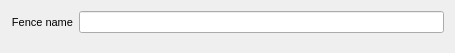
<?xml version="1.0" encoding="UTF-8"?>
<ui version="4.0">
 <class>Form</class>
 <widget class="QWidget" name="Form">
  <property name="geometry">
   <rect>
    <x>0</x>
    <y>0</y>
    <width>455</width>
    <height>53</height>
   </rect>
  </property>
  <property name="windowTitle">
   <string>Edit Fence Details</string>
  </property>
  <layout class="QVBoxLayout" name="verticalLayout">
   <item>
    <layout class="QGridLayout" name="gridLayout">
     <property name="sizeConstraint">
      <enum>QLayout::SetMaximumSize</enum>
     </property>
     <item row="0" column="1">
      <widget class="QLineEdit" name="nameLineEdit">
       <property name="sizePolicy">
        <sizepolicy hsizetype="MinimumExpanding" vsizetype="Minimum">
         <horstretch>0</horstretch>
         <verstretch>0</verstretch>
        </sizepolicy>
       </property>
      </widget>
     </item>
     <item row="0" column="0">
      <widget class="QLabel" name="nameLabel">
       <property name="sizePolicy">
        <sizepolicy hsizetype="Preferred" vsizetype="Minimum">
         <horstretch>0</horstretch>
         <verstretch>0</verstretch>
        </sizepolicy>
       </property>
       <property name="minimumSize">
        <size>
         <width>0</width>
         <height>0</height>
        </size>
       </property>
       <property name="font">
        <font>
         <pointsize>8</pointsize>
        </font>
       </property>
       <property name="text">
        <string notr="true">Fence name</string>
       </property>
       <property name="alignment">
        <set>Qt::AlignRight|Qt::AlignTrailing|Qt::AlignVCenter</set>
       </property>
      </widget>
     </item>
    </layout>
   </item>
   <item>
    <spacer name="verticalSpacer">
     <property name="orientation">
      <enum>Qt::Vertical</enum>
     </property>
     <property name="sizeHint" stdset="0">
      <size>
       <width>20</width>
       <height>40</height>
      </size>
     </property>
    </spacer>
   </item>
  </layout>
 </widget>
 <resources/>
 <connections/>
</ui>
